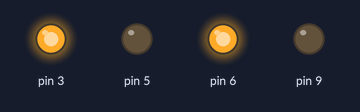
Bench run of a sketch on a simulated Arduino Uno, built with avr-gcc and run on an emulated ATmega328P. Parts: output pins drawn as LEDs (lit = HIGH).

Above: at 0.5 s.
At 3.5 s:
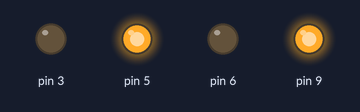
Timing chart, 0 to 4.6 s (numbered marks = the images above):
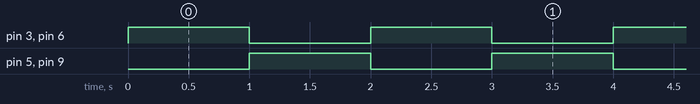

The sketch:

Forward.ino
```cpp
void setup()
{
  pinMode (3,OUTPUT);
  pinMode (5,OUTPUT);
  pinMode (6,OUTPUT);
  pinMode (9,OUTPUT);
}
void Forward()
{
  digitalWrite(3,HIGH);
  digitalWrite(5,LOW);
  digitalWrite(6,HIGH);
  digitalWrite(9,LOW);
}
void Backward()
{
  digitalWrite(3,LOW);
  digitalWrite(5,HIGH);
  digitalWrite(6,LOW);
  digitalWrite(9,HIGH);
}
void loop()
{
  Forward();
  delay(1000);
  Backward();
  delay (1000);
}
```

Measured:
- by itself, pin 3, pin 5, pin 6, pin 9: alternates HIGH for 1.0 s and LOW for 1.0 s
